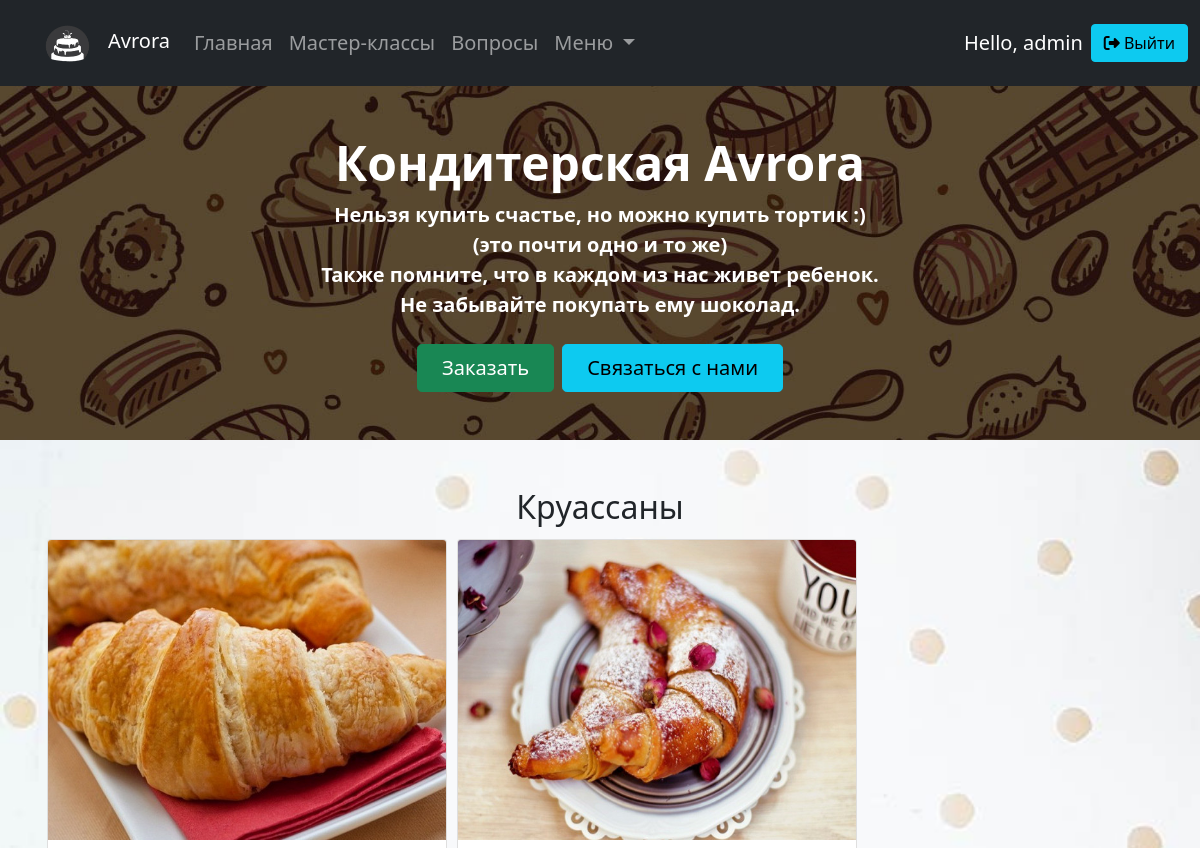
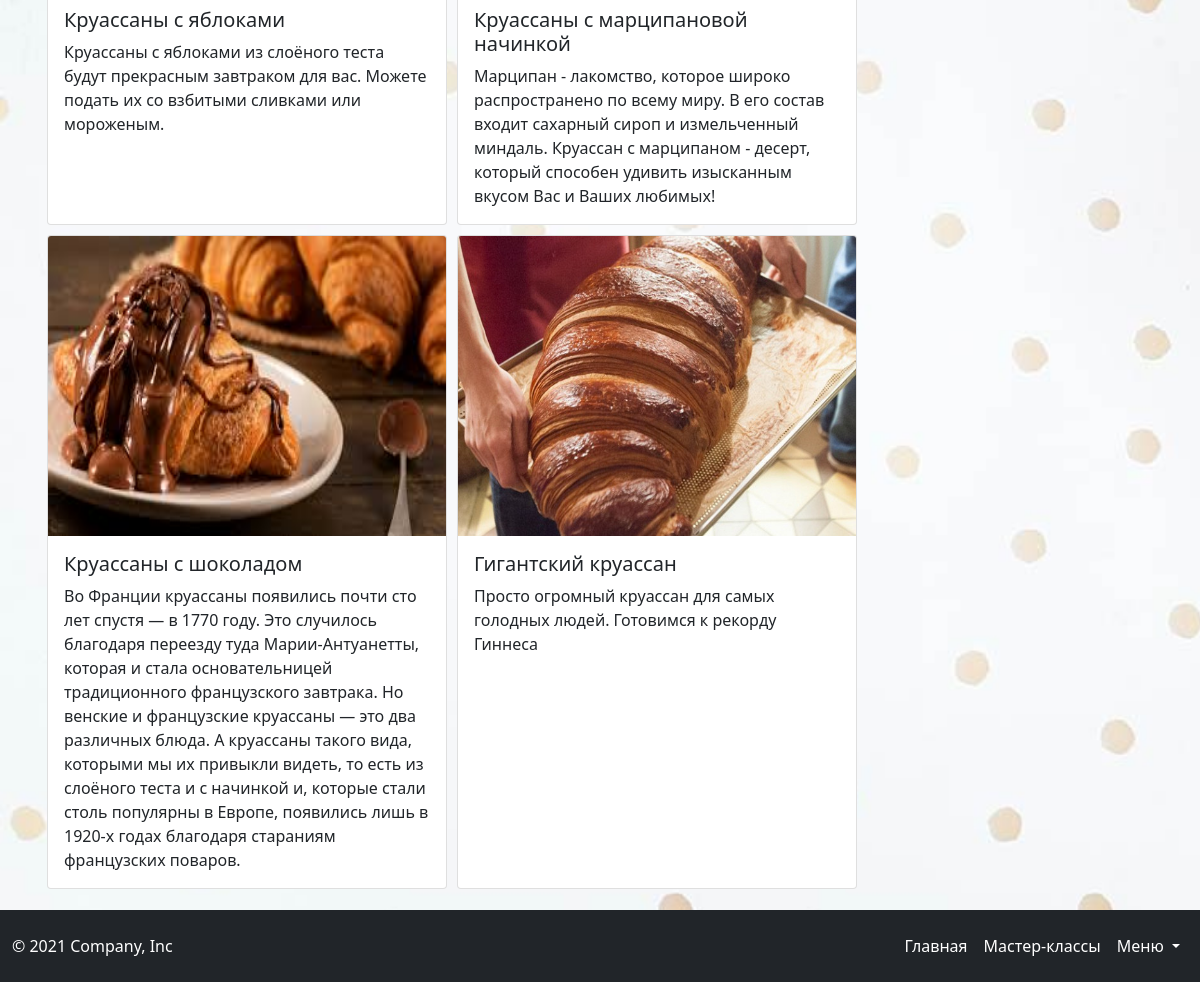
/kruassan.php (signed in), run on the app's committed database (2 pictures, top to bottom).
### tables this page shows
CREATE TABLE `kruassans` (
  `id_kruassans` int NOT NULL,
  `title` varchar(60) NOT NULL,
  `desc` text NOT NULL,
  `price` int NOT NULL,
  `imgname` varchar(30) NOT NULL
);

### kruassan.php (the view, shortened to what this page needs)
<?php
    require "blocks/header.php";
  require_once 'connectpdo.php'; ?>
 <?php
 $sql2 = $pdo -> prepare("SELECT * FROM kruassans");
 $sql2 -> execute();
 $uslugi = $sql2 -> fetchAll(PDO::FETCH_OBJ);
?>
<h2 class="text-center">Круассаны</h2>
    <div class="container">
      <div class="d-flex flex-wrap mb-3">
        <?php foreach($uslugi as $usluga): ?>
          <div class="card" style="width: 25rem; margin: 5px;">
           <img src="/imgs/<?php echo $usluga -> imgname; ?>" class="card-img-top" alt="<?php $usluga -> imgname?>" width="300" height="300">
            <div class="card-body">
              <h5 class="card-title"><?php echo $usluga ->title; ?></h5>
              <p class="card-text"><?php echo $usluga ->desc; ?></p>
            </div>
          </div>
        <?php endforeach ?>
      </div>
    </div>
<?php
    require "blocks/footer.php";
    ?>

### css/main.css (style rules this page uses)
body { background: url(/imgs/bg.jpg) no-repeat; background-size: cover; }

### data on the page
kruassans: imgname (picture), title "Круассаны с яблоками", desc "Круассаны с яблоками из слоёного теста будут прекрасным завтраком для вас. Можете подать их со взбитыми сливками или мороженым."
kruassans: imgname (picture), title "Круассаны с марципановой начинкой", desc "Марципан - лакомство, которое широко распространено по всему миру. В его состав входит сахарный сироп и измельченный миндаль. Круассан с марципаном - десерт, который способен удивить изысканным вкусом Вас и Ваших любимых!"
kruassans: imgname (picture), title "Круассаны с шоколадом", desc "Во Франции круассаны появились почти сто лет спустя — в 1770 году. Это случилось благодаря переезду туда Марии-Антуанетты, которая и стала основательницей традиционного французского завтрака. Но венские и французские круассаны — это два различных блюда. А круассаны такого вида, которыми мы их привыкли видеть, то есть из слоёного теста и с начинкой и, которые стали столь популярны в Европе, появились лишь в 1920-х годах благодаря стараниям французских поваров."
kruassans: imgname (picture), title "Гигантский круассан", desc "Просто огромный круассан для самых голодных людей. Готовимся к рекорду Гиннеса"

### other printed values
$username "admin"
